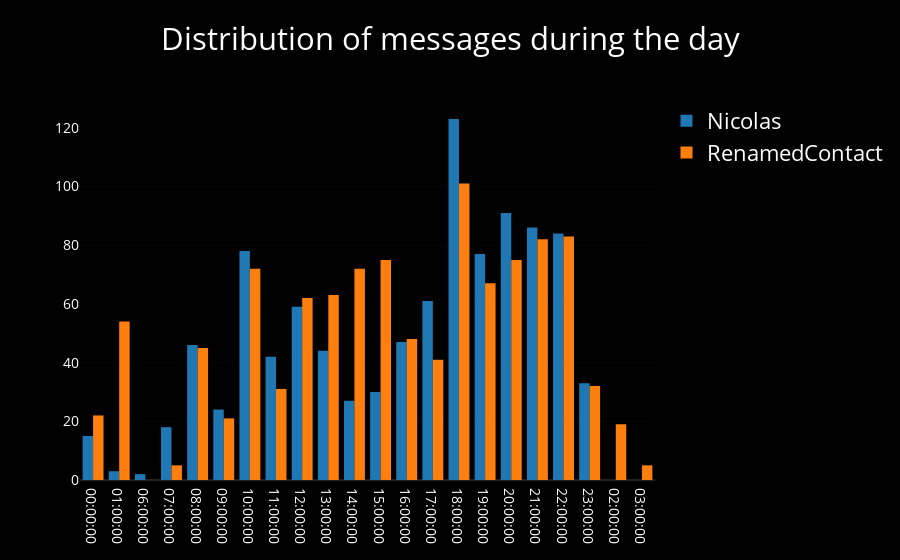

The notebook cell this image was saved under:
### Code cell
iplot(wa.plot_intraday_active_time(nb_mode=True))

### Figure 1 — Plotly figure (JSON) as saved in the notebook; plotly's stock layout.template omitted (floating-point values rounded to 4 significant figures; data arrays with more than 128 entries replaced by an {"elided": "..."} marker saying what was removed)
{"data": [{"name": "Nicolas", "type": "histogram", "uid": "17de6b47-afed-4c65-be7f-47f78688dfbf", "x": {"elided": "990 str values"}}, {"name": "RenamedContact", "type": "histogram", "uid": "5bcb7d94-0658-488c-ac1a-4e430fe54bda", "x": {"elided": "1075 str values"}}], "layout": {"font": {"color": "white", "size": 22}, "paper_bgcolor": "black", "plot_bgcolor": "black", "title": "Distribution of messages during the day", "xaxis": {"automargin": true, "showticklabels": true, "tickfont": {"color": "white", "size": 14}, "titlefont": {"color": "white", "size": 18}}, "yaxis": {"automargin": true, "showticklabels": true, "tickfont": {"color": "white", "size": 14}, "titlefont": {"color": "white", "size": 18}}}}
